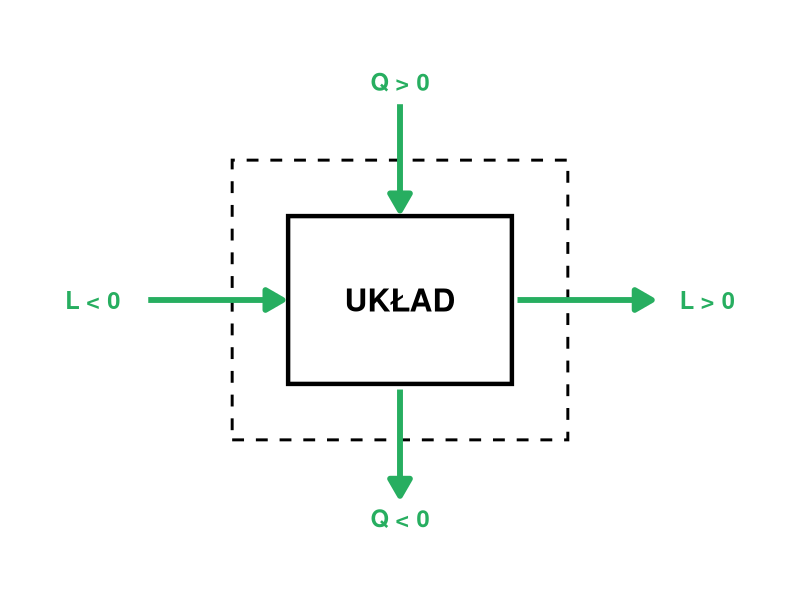
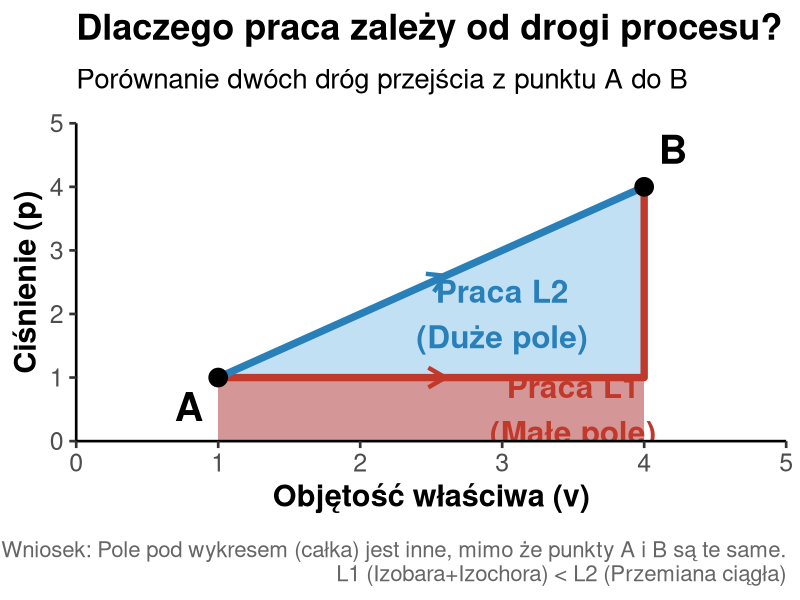

Here is the R script that generated these plots, in order:
## ---- chunk 1
#| label: fig-sign-convention
#| fig-cap: "Konwencja znaków dla ciepła (Q) i pracy (L)"
#| echo: false
#| fig-width: 8
#| fig-height: 5

library(ggplot2)

ggplot() +
  # 1. System (Central Box)
  geom_rect(aes(xmin = -2, xmax = 2, ymin = -1.5, ymax = 1.5), 
            fill = "white", color = "black", size = 1.5) +
  annotate("text", x = 0, y = 0, label = "UKŁAD", size = 8, fontface = "bold") +
  
  # 2. Boundary (Dashed Box) - Osłona Bilansowa
  # Używamy geom_rect z linią przerywaną (symulacja osłony)
  geom_rect(aes(xmin = -3, xmax = 3, ymin = -2.5, ymax = 2.5), 
            fill = NA, color = "black", linetype = "dashed", size = 1) +
  
  # 3. Arrows (Green)
  # Q > 0 (Doprowadzone od góry)
  geom_segment(aes(x = 0, xend = 0, y = 3.5, yend = 1.6), 
               arrow = arrow(length = unit(0.5, "cm"), type = "closed"), 
               color = "#27ae60", size = 2) +
  annotate("text", x = 0, y = 3.9, label = "Q > 0", color = "#27ae60", size = 6, fontface = "bold") +
  
  # Q < 0 (Odprowadzone do dołu)
  geom_segment(aes(x = 0, xend = 0, y = -1.6, yend = -3.5), 
               arrow = arrow(length = unit(0.5, "cm"), type = "closed"), 
               color = "#27ae60", size = 2) +
  annotate("text", x = 0, y = -3.9, label = "Q < 0", color = "#27ae60", size = 6, fontface = "bold") +
  
  # L < 0 (Doprowadzona z lewej - Praca nad układem)
  geom_segment(aes(x = -4.5, xend = -2.1, y = 0, yend = 0), 
               arrow = arrow(length = unit(0.5, "cm"), type = "closed"), 
               color = "#27ae60", size = 2) +
  annotate("text", x = -5.0, y = 0, label = "L < 0", color = "#27ae60", size = 6, fontface = "bold", hjust=1) +

  # L > 0 (Wykonana w prawo - Praca przez układ)
  geom_segment(aes(x = 2.1, xend = 4.5, y = 0, yend = 0), 
               arrow = arrow(length = unit(0.5, "cm"), type = "closed"), 
               color = "#27ae60", size = 2) +
  annotate("text", x = 5.0, y = 0, label = "L > 0", color = "#27ae60", size = 6, fontface = "bold", hjust=0) +
  
  # Formatting
  coord_fixed() +
  theme_void() +
  xlim(-6.5, 6.5) + ylim(-4.5, 4.5)
## ---- chunk 2
#| fig-height: 8
#| fig-width: 10
#| echo: false
#| warning: false

library(ggplot2)

# 1. Definicja Punktów
p1 <- 1; v1 <- 1  # Punkt A
p2 <- 4; v2 <- 4  # Punkt B

# 2. Generowanie danych dla Drogi 1 (Izobara + Izochora - Czerwona)
path1_x <- c(v1, v2, v2)
path1_y <- c(p1, p1, p2)
df_path1 <- data.frame(v = path1_x, p = path1_y)

# Pole pod Drogą 1 (Prostokąt)
poly1 <- data.frame(
  v = c(v1, v2, v2, v1),
  p = c(0,  0,  p1, p1) 
)

# 3. Generowanie danych dla Drogi 2 (Politropa/Quasi-izoterma - Niebieska)
seq_v <- seq(v1, v2, length.out = 100)
path2_y <- seq_v # Prosta p=v dla jasności wizualnej
df_path2 <- data.frame(v = seq_v, p = path2_y)

# Pole pod Drogą 2 (Trapez)
poly2 <- rbind(
  data.frame(v = v1, p = 0),
  df_path2,
  data.frame(v = v2, p = 0),
  data.frame(v = v1, p = 0)
)

# 4. Rysowanie wykresu
ggplot() +
  # --- POLA POWIERZCHNI (PRACA) ---
  # Pole dla Drogi 2 (Duże - Niebieskie)
  geom_polygon(data = poly2, aes(x = v, y = p), 
               fill = "#3498db", alpha = 0.3) +
  
  # Pole dla Drogi 1 (Małe - Czerwone)
  geom_polygon(data = poly1, aes(x = v, y = p), 
               fill = "#e74c3c", alpha = 0.5) +
  
  # --- LINIE PRZEMIAN ---
  # Droga 1 (Czerwona)
  geom_path(data = df_path1, aes(x = v, y = p), 
            color = "#c0392b", linewidth = 2.5, linetype = "solid") +
  
  # Droga 2 (Niebieska)
  geom_path(data = df_path2, aes(x = v, y = p), 
            color = "#2980b9", linewidth = 2.5, linetype = "solid") +
  
  # --- PUNKTY I OPISY ---
  geom_point(aes(x = c(v1, v2), y = c(p1, p2)), size = 6) +
  
  # Etykiety punktów A i B (Powiększone)
  geom_text(aes(x = v1, y = p1, label = "A"), 
            vjust = 1.5, hjust = 1.5, size = 10, fontface = "bold") +
  geom_text(aes(x = v2, y = p2, label = "B"), 
            vjust = -0.8, hjust = -0.5, size = 10, fontface = "bold") +
  
  # Strzałki (Pogrubione)
  geom_segment(aes(x = 2.5, y = 1, xend = 2.6, yend = 1), 
               arrow = arrow(length = unit(0.5, "cm")), color = "#c0392b", linewidth=1.5) +
  geom_segment(aes(x = 2.5, y = 2.5, xend = 2.6, yend = 2.6), 
               arrow = arrow(length = unit(0.5, "cm")), color = "#2980b9", linewidth=1.5) +
  
  # Opisy pól (Powiększone)
  annotate("text", x = 3.5, y = 0.5, label = "Praca L1\n(Małe pole)", 
           color = "#c0392b", fontface = "bold", size = 8) +
  annotate("text", x = 3.0, y = 2.0, label = "Praca L2\n(Duże pole)", 
           color = "#2980b9", fontface = "bold", size = 8) +
  
  # --- ESTETYKA ---
  scale_x_continuous(expand = c(0, 0), limits = c(0, 5), name = "Objętość właściwa (v)") +
  scale_y_continuous(expand = c(0, 0), limits = c(0, 5), name = "Ciśnienie (p)") +
  
  labs(
    title = "Dlaczego praca zależy od drogi procesu?",
    subtitle = "Porównanie dwóch dróg przejścia z punktu A do B",
    caption = "Wniosek: Pole pod wykresem (całka) jest inne, mimo że punkty A i B są te same.\nL1 (Izobara+Izochora) < L2 (Przemiana ciągła)"
  ) +
  
  theme_classic(base_size = 20) + # Baza wielkości czcionki zwiększona do 20
  theme(
    plot.title = element_text(size = 26, face = "bold", margin = margin(b = 15)),
    plot.subtitle = element_text(size = 20, margin = margin(b = 20)),
    axis.title = element_text(size = 22, face = "bold"),
    axis.text = element_text(size = 18),
    plot.caption = element_text(size = 16, color = "gray40", margin = margin(t = 20))
  )
